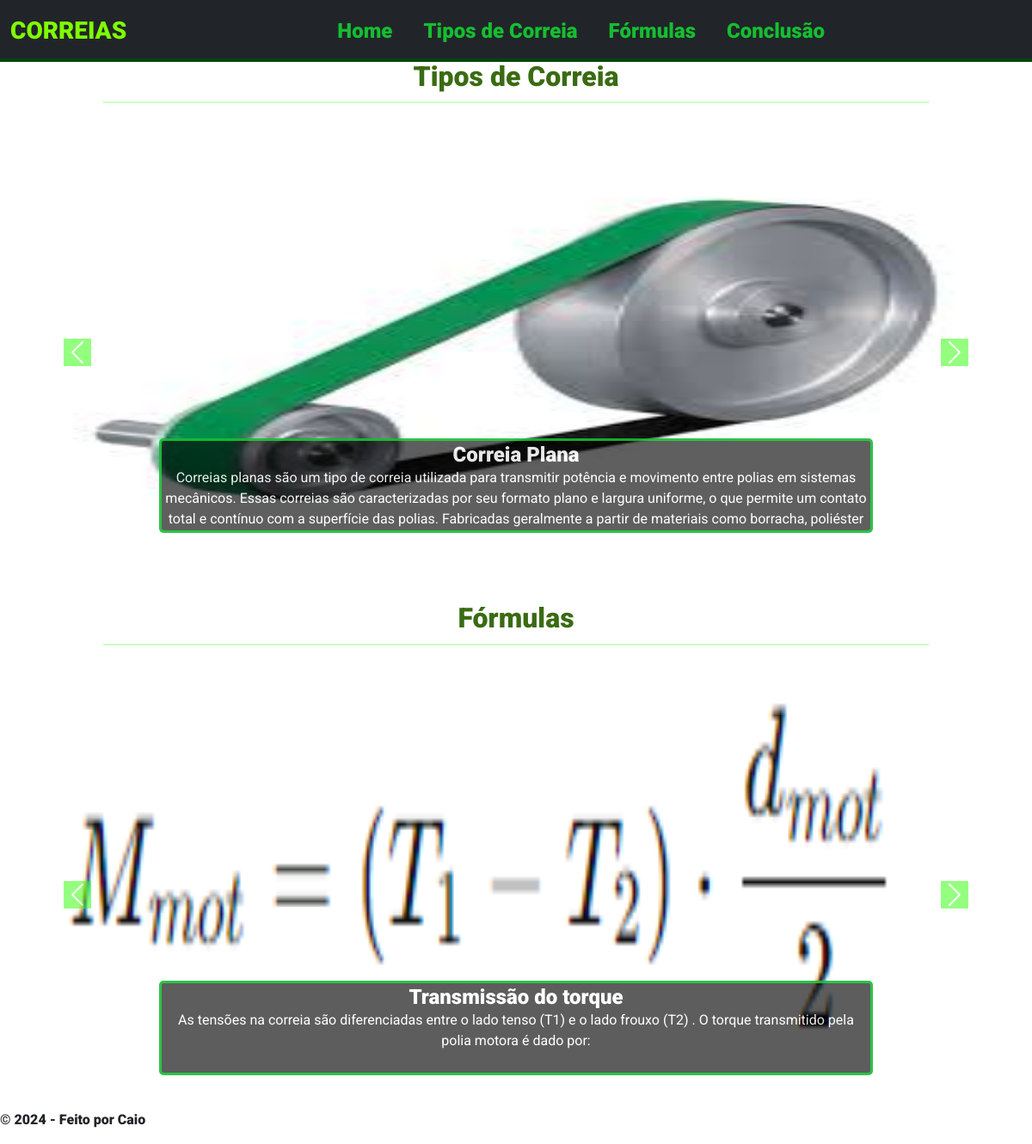
Before: / with the older database file.
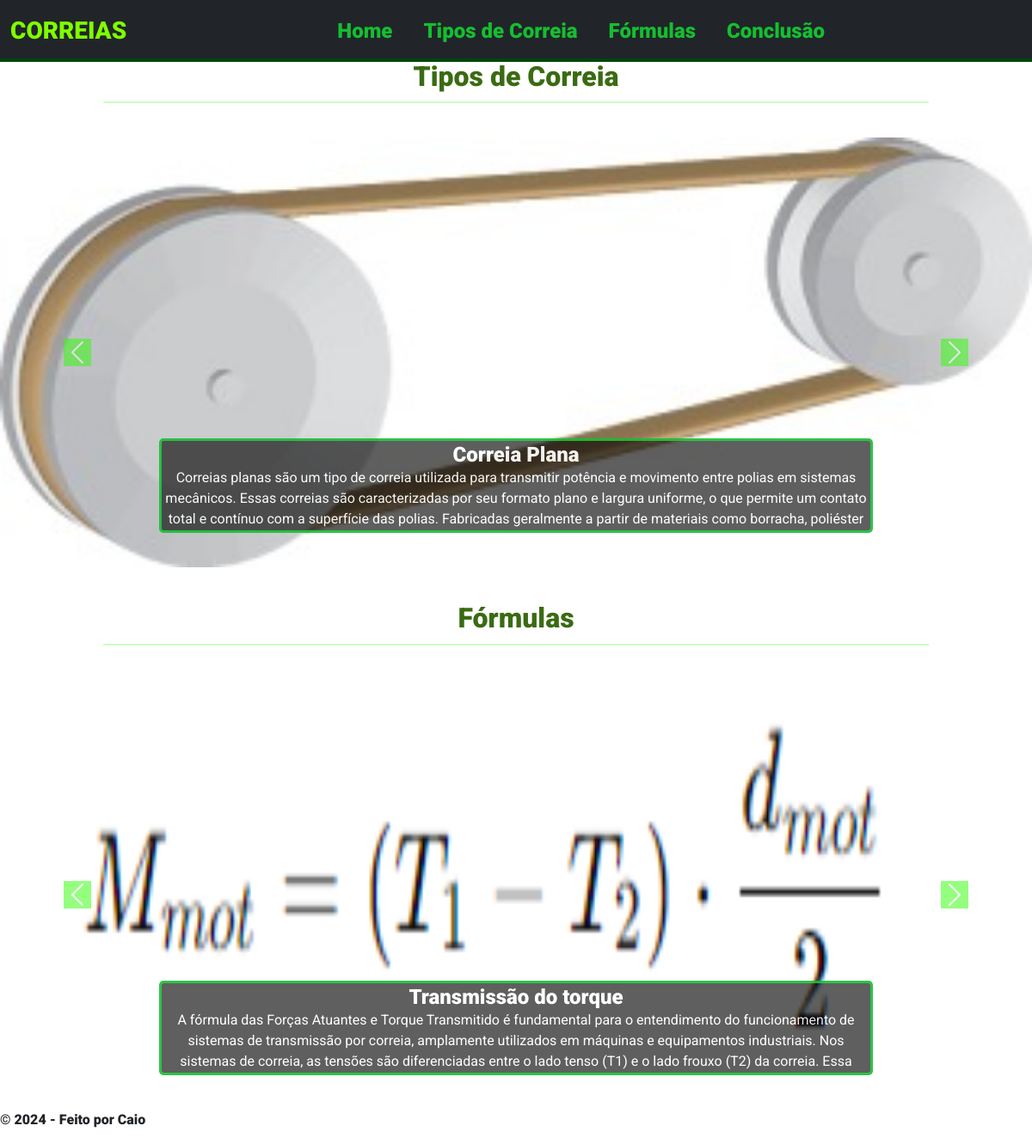
After: the same page with the newer database file.
### core/models.py (models this page shows, shortened)
class TipoCorreia(models.Model):
    nome = models.CharField(max_length=100)
    descricao = models.TextField()
    imagem = models.ImageField(upload_to='tipos_correia/')

class Formula(models.Model):
    nome = models.CharField(max_length=100)
    descricao = models.TextField()
    imagem = models.ImageField(upload_to='formulas/')

### core/views.py (the view)
# urls.py: path('', views.home, name='home'),
def home(request):
    tipos_correia = TipoCorreia.objects.all()
    formulas = Formula.objects.all()
    return render(request, 'home.html', {'tipos_correia': tipos_correia, 'formulas': formulas})

### templates/Home.html (shortened to what this page needs)
{% extends '_main.html' %}
{% load static %}
{% block content %}
<div class="content-wrapper">
    <div class="section-title">
        <h2>Tipos de Correia</h2>
        <hr>
    </div>
    <div id="carouselExampleCorreias" class="carousel slide">
        <div class="carousel-inner">
            {% for correia in tipos_correia %}
            <div class="carousel-item {% if forloop.first %}active{% endif %}">
                <img src="{{ correia.imagem.url }}" class="d-block w-100" alt="{{ correia.nome }}">
                <div class="carousel-caption d-none d-md-block">
                    <div class="carousel-caption-text">
                        <h5>{{ correia.nome }}</h5>
                        <p>{{ correia.descricao }}</p>
                    </div>
                </div>
            </div>
            {% endfor %}
        </div>
        <button class="carousel-control-prev" type="button" data-bs-target="#carouselExampleCorreias" data-bs-slide="prev">
            <span class="carousel-control-prev-icon" aria-hidden="true"></span>
        </button>
        <button class="carousel-control-next" type="button" data-bs-target="#carouselExampleCorreias" data-bs-slide="next">
            <span class="carousel-control-next-icon" aria-hidden="true"></span>
        </button>
    </div>
    <div class="section-title">
        <h2>Fórmulas</h2>
        <hr>
    </div>
    <div id="carouselExampleFormulas" class="carousel slide">
        <div class="carousel-inner">
            {% for formula in formulas %}
            <div class="carousel-item {% if forloop.first %}active{% endif %}">
                <img src="{{ formula.imagem.url }}" class="d-block w-100" alt="{{ formula.nome }}">
                <div class="carousel-caption d-none d-md-block">
                    <div class="carousel-caption-text">
                        <h5>{{ formula.nome }}</h5>
                        <p>{{ formula.descricao }}</p>
                    </div>
                </div>
            </div>
            {% endfor %}
        </div>
        <button class="carousel-control-prev" type="button" data-bs-target="#carouselExampleFormulas" data-bs-slide="prev">
            <span class="carousel-control-prev-icon" aria-hidden="true"></span>
        </button>
        <button class="carousel-control-next" type="button" data-bs-target="#carouselExampleFormulas" data-bs-slide="next">
            <span class="carousel-control-next-icon" aria-hidden="true"></span>
        </button>
    </div>
</div>
{% endblock %}

Changed rows visible on the page:
changed TipoCorreia "Correia Plana": imagem: a different picture
changed Formula "Transmissão do torque": imagem: a different picture; descricao "As tensões na correia são diferenciadas entre o lado tenso (T1) e o lado frouxo (T2) . O torque transmitido pela polia motora é dado por:" → "A fórmula das Forças Atuantes e Torque Transmitido é fundamental para o entendimento do funcionamento de sistemas de transmissão por correia, amplamente utilizados em máquinas e equipamentos industriais. Nos sistemas de correia, as tensões são diferenciadas entre o lado tenso (T1) e o lado frouxo (T2) da correia. Essa…"
